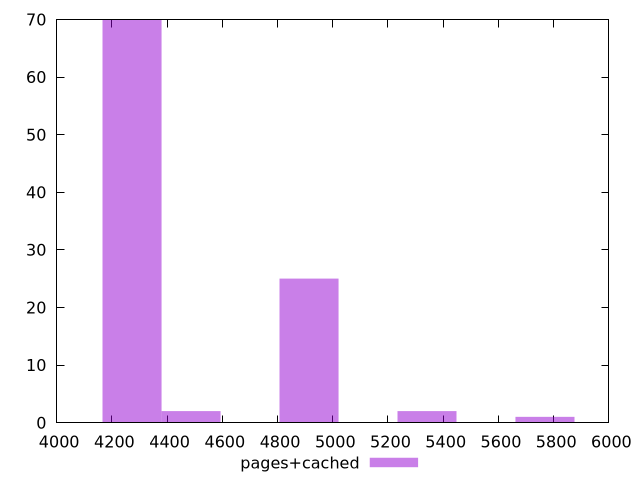

This chart was generated by the following gnuplot code:
$_pagesCached <<EOF
5768.638137503023 1
4914.025080095168 25
4273.065287039277 70
4486.71855139124 2
5341.331608799096 2
EOF
set key outside below
set terminal pngcairo
set output "report_00004_2020-11-02T20-21-41.718Z/speed-index/pages+cached//raw_hist.png"
set yrange [0:70]
set boxwidth 213.65326435196383
set style fill transparent solid 0.5 noborder
plot $_pagesCached title "pages+cached" with boxes ,
